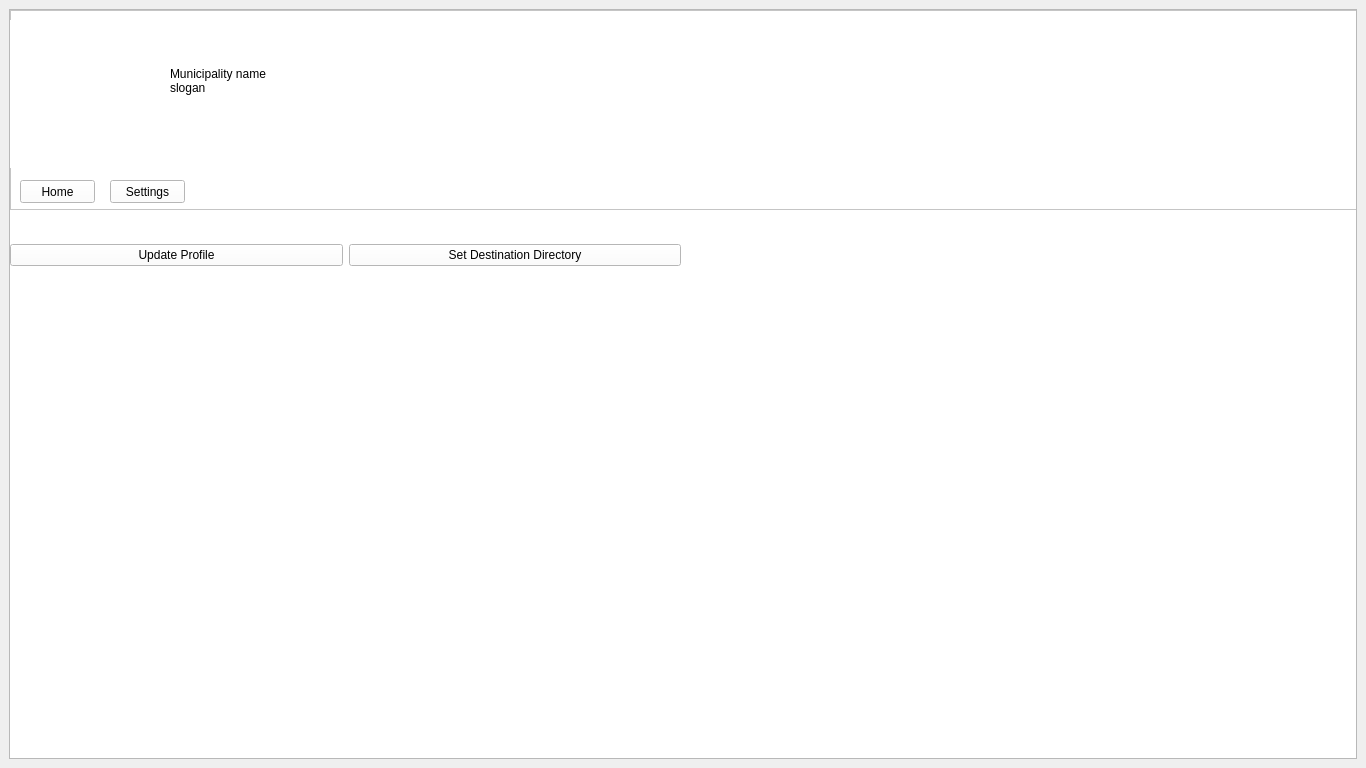
<?xml version="1.0" encoding="UTF-8"?>
<ui version="4.0">
 <class>MainWindow</class>
 <widget class="QMainWindow" name="MainWindow">
  <property name="geometry">
   <rect>
    <x>0</x>
    <y>0</y>
    <width>1366</width>
    <height>768</height>
   </rect>
  </property>
  <property name="minimumSize">
   <size>
    <width>1366</width>
    <height>768</height>
   </size>
  </property>
  <property name="maximumSize">
   <size>
    <width>1920</width>
    <height>1080</height>
   </size>
  </property>
  <property name="windowTitle">
   <string>MainWindow</string>
  </property>
  <widget class="QWidget" name="centralwidget">
   <layout class="QGridLayout" name="gridLayout">
    <item row="0" column="0">
     <widget class="QScrollArea" name="scrollArea">
      <property name="widgetResizable">
       <bool>true</bool>
      </property>
      <widget class="QWidget" name="scrollAreaWidgetContents">
       <property name="geometry">
        <rect>
         <x>0</x>
         <y>0</y>
         <width>1346</width>
         <height>748</height>
        </rect>
       </property>
       <widget class="QFrame" name="frame">
        <property name="geometry">
         <rect>
          <x>0</x>
          <y>0</y>
          <width>1902</width>
          <height>200</height>
         </rect>
        </property>
        <property name="styleSheet">
         <string notr="true">background-color: rgb(255, 255, 255);</string>
        </property>
        <property name="frameShape">
         <enum>QFrame::StyledPanel</enum>
        </property>
        <property name="frameShadow">
         <enum>QFrame::Raised</enum>
        </property>
        <widget class="QLabel" name="label">
         <property name="geometry">
          <rect>
           <x>0</x>
           <y>10</y>
           <width>150</width>
           <height>148</height>
          </rect>
         </property>
         <property name="styleSheet">
          <string notr="true">border-image: url(:/pic/logo.png);</string>
         </property>
         <property name="text">
          <string/>
         </property>
        </widget>
        <widget class="QLabel" name="Mun_Name">
         <property name="geometry">
          <rect>
           <x>160</x>
           <y>30</y>
           <width>641</width>
           <height>81</height>
          </rect>
         </property>
         <property name="text">
          <string>Municipality name 
slogan</string>
         </property>
        </widget>
        <widget class="QPushButton" name="home_button">
         <property name="geometry">
          <rect>
           <x>10</x>
           <y>170</y>
           <width>75</width>
           <height>23</height>
          </rect>
         </property>
         <property name="text">
          <string>Home</string>
         </property>
        </widget>
        <widget class="QPushButton" name="setting_button">
         <property name="geometry">
          <rect>
           <x>100</x>
           <y>170</y>
           <width>75</width>
           <height>23</height>
          </rect>
         </property>
         <property name="text">
          <string>Settings</string>
         </property>
        </widget>
       </widget>
       <widget class="QStackedWidget" name="stackedWidget">
        <property name="geometry">
         <rect>
          <x>0</x>
          <y>200</y>
          <width>1902</width>
          <height>862</height>
         </rect>
        </property>
        <property name="styleSheet">
         <string notr="true">background-color: rgb(255, 255, 255);</string>
        </property>
        <widget class="QWidget" name="Setting_page">
         <widget class="QWidget" name="">
          <property name="geometry">
           <rect>
            <x>0</x>
            <y>0</y>
            <width>671</width>
            <height>91</height>
           </rect>
          </property>
          <layout class="QHBoxLayout" name="horizontalLayout">
           <item>
            <widget class="QPushButton" name="update_profile">
             <property name="text">
              <string>Update Profile</string>
             </property>
            </widget>
           </item>
           <item>
            <widget class="QPushButton" name="set_directory">
             <property name="text">
              <string>Set Destination Directory</string>
             </property>
            </widget>
           </item>
          </layout>
         </widget>
        </widget>
        <widget class="QWidget" name="HomePage">
         <widget class="QPushButton" name="pushButton">
          <property name="geometry">
           <rect>
            <x>30</x>
            <y>50</y>
            <width>540</width>
            <height>80</height>
           </rect>
          </property>
          <property name="text">
           <string>Vital Registration</string>
          </property>
         </widget>
         <widget class="QPushButton" name="pushButton_2">
          <property name="geometry">
           <rect>
            <x>30</x>
            <y>220</y>
            <width>540</width>
            <height>80</height>
           </rect>
          </property>
          <property name="text">
           <string>Citizenship</string>
          </property>
         </widget>
         <widget class="QPushButton" name="pushButton_4">
          <property name="geometry">
           <rect>
            <x>690</x>
            <y>50</y>
            <width>540</width>
            <height>80</height>
           </rect>
          </property>
          <property name="text">
           <string>Sifaris</string>
          </property>
         </widget>
         <widget class="QPushButton" name="pushButton_5">
          <property name="geometry">
           <rect>
            <x>690</x>
            <y>220</y>
            <width>540</width>
            <height>80</height>
           </rect>
          </property>
          <property name="text">
           <string>Relationship Verification</string>
          </property>
         </widget>
        </widget>
       </widget>
      </widget>
     </widget>
    </item>
   </layout>
  </widget>
 </widget>
 <resources>
  <include location="sw.qrc"/>
 </resources>
 <connections/>
</ui>
